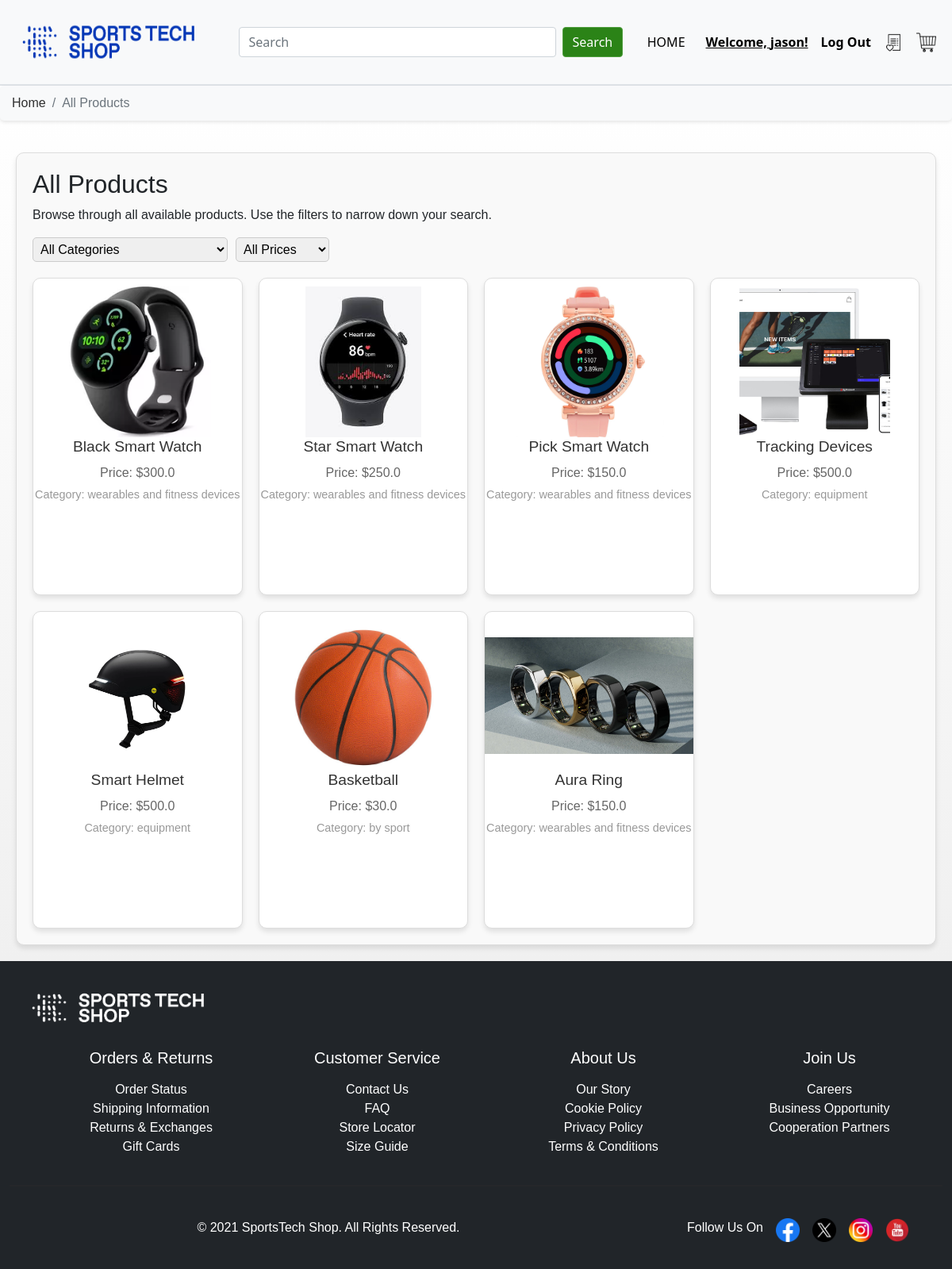
The app's page /products/ (signed in) with its own data.
### app/models.py (models this page shows, shortened)
class User(db.Model, UserMixin):
    __tablename__ = 'users'
    id = db.Column(db.Integer, primary_key=True)
    name = db.Column(db.String(100), index=True, unique=True, nullable=False)
    email = db.Column(db.String(100), index=True, nullable=False)
    mobile = db.Column(db.String(100), index=True, nullable=True)
    password_hash = db.Column(db.String(255), nullable=False)
    member_type = db.Column(db.String(100), default=False)
    address = db.Column(db.String(100), nullable=True)
    comments = db.relationship('Comment', backref='user')
    orders = db.relationship('Order', backref='user')

class Product(db.Model):
    __tablename__ = 'products'
    id = db.Column(db.Integer, primary_key=True)
    name = db.Column(db.String(80))
    description = db.Column(db.String(200))
    image = db.Column(db.String(400))
    price = db.Column(db.Float)
    stock = db.Column(db.Integer)
    category = db.Column(db.String(80))
    sub_category = db.Column(db.String(80))
    comments = db.relationship('Comment', backref='product')
    orders = db.relationship('Order', backref='product')

### app/products.py (the view)
@productsbp.route('/')
def index():
    products = Product.query.order_by(Product.id.desc()).limit(8).all()
    categories = {product.category for product in products if product.category}
    return render_template('allProducts.html', products=products, categories=categories)

### app/templates/allProducts.html (shortened to what this page needs)
{% extends 'base.html' %}
{% import 'bootstrap4/form.html' as wtf %}
{% block content %}
<div class="breadcrumb-container">
  <nav aria-label="breadcrumb">
    <ol class="breadcrumb">
      <li class="breadcrumb-item"><a href="{{ url_for('main.index') }}">Home</a></li>
      <li class="breadcrumb-item active" aria-current="page">All Products</li>
    </ol>
  </nav>
</div>
<section class="all-products-section" id="all-products">
  <div class="all-products-container">
    <h2>All Products</h2>
    <p>Browse through all available products. Use the filters to narrow down your search.</p>
    <div class="all-products-filters">
      <select id="category-filter" class="all-products-select" aria-label="Filter by category">
        <option value="" selected>All Categories</option>
      </select>
      <select id="price-filter" class="all-products-select" aria-label="Filter by price range">
        <option value="" selected>All Prices</option>
      </select>
    </div>
    <div class="all-products-grid">
      {% for product in products %}
      <a href="/products/{{ product.id }}" class="all-products-card-link">
        <div class="all-products-card">
          <img src="{{ product.image }}" alt="{{ product.name }}" class="all-products-img" />
          <h3 class="all-products-title">{{ product.name }}</h3>
          <p class="all-products-price">Price: ${{ product.price }}</p>
          <p class="all-products-category">Category: {{ product.category }}</p>
        </div>
      </a>
      {% endfor %}
    </div>
  </div>
</section>
{% endblock %}

### app/templates/base.html (shortened to what this page needs)
<!DOCTYPE html>
<html lang="en">
<head>
  <link href="https://cdn.jsdelivr.net/npm/bootstrap@5.0.0-beta3/dist/css/bootstrap.min.css" rel="stylesheet"
 />
  <link href="../static/styles/nav.css" rel="stylesheet" />
  <link href="../static/styles/general.css" rel="stylesheet" />
  <link href="../static/styles/round_btn.css" rel="stylesheet" />
  <link href="../static/styles/home.css" rel="stylesheet" />
  <link href="{{ url_for('static', filename='styles/wishlist.css') }}" rel="stylesheet">
  <link href="{{ url_for('static', filename='styles/cart.css') }}" rel="stylesheet">
</head>
<body>
  <header class="bg-light border-bottom">
    <nav class="navbar navbar-expand-lg bg-light border-bottom border-body padding-top" data-bs-theme="light"
      aria-label="Main navigation">
      <div class="container-fluid">
        <a class="navbar-brand" href="/" aria-label="Go to home page"><img src="../static/img/logo.png" width="250"
            height="80" class="d-inline-block align-top" alt="SportsTech Logo" /></a>
        <div class="collapse navbar-collapse" id="navbarSupportedContent">
          <form class="d-flex ms-auto" method="GET" action="{{ url_for('product.search') }}" role="search"
            aria-label="Search products">
            <input class="form-control me-2" name="q" type="search" placeholder="Search" aria-label="Search"
              style="width: 400px" />
            <button class="btn btn-primary" type="submit" aria-label="Submit search">Search</button>
          </form>
          <ul class="navbar-nav ms-auto">
            <li class="nav-item">
              <a class="nav-link no-underline nav-link:hover" href="/" aria-label="Home">HOME</a>
            </li>
            <li class="nav-item">
            </li>
            {% if current_user.is_authenticated %}
            <li class="nav-item">
              <a class="nav-link text-decoration-underline fw-bold">Welcome, {{ current_user.name }}!</a>
            </li>
            <li class="nav-item">
              <a class="nav-link fw-bold" href="{{ url_for('auth.logout') }}">Log Out</a>
            </li>
            {% endif %}
            <li class="nav-item">
              <a class="nav-link no-underline nav-link:hover" href="{{ url_for('wishlist.show_wishlist') }}"
                aria-label="Go to wishlist">
                <img src="../static/img/wishlist.png" width="25" height="25" class="d-inline-block align-top"
                  alt="Wishlist" />
              </a>
            </li>
            <li class="nav-item">
              <a class="nav-link no-underline nav-link:hover" href="/cart" aria-label="Go to shopping cart"><img
                  src="../static/img/cart.png" width="25" height="25" class="d-inline-block align-top" alt="Cart" /></a>
            </li>
          </ul>
        </div>
      </div>
    </nav>
  </header>
  <main class="flex-grow-1">
    {% block content %}
    {% endblock %}
  </main>
  <footer class="bg-dark text-white text-center py-4" aria-label="Footer">
    <div class="container-fluid">
      <div class="container-fluid">
        <img src="../static/img/logo2.png" alt="SportsTech Logo" class="footer-logo img-fluid" width="250"
          height="80" />
      </div>
      <div class="container mt-3">
        <div class="row">
          <div class="col-md-3 col-sm-6 ps-5">
            <h5 class="mb-3">Orders & Returns</h5>
            <ul class="no-underline">
              <li>
                <a href="#" class="mb-2" aria-label="View order status">Order Status</a>
              </li>
              <li>
                <a href="#" class="mb-2" aria-label="Shipping information">Shipping Information</a>
              </li>
              <li>
                <a href="#" class="mb-2" aria-label="Returns and exchanges information">Returns & Exchanges</a>
              </li>
              <li>
                <a href="#" class="mb-2" aria-label="Gift card details">Gift Cards</a>
              </li>
            </ul>
          </div>
          <div class="col-md-3 col-sm-6 ps-5">
            <h5 class="mb-3">Customer Service</h5>
            <ul class="no-underline">
              <li>
                <a href="#" class="mb-2" aria-label="Contact us for assistance">Contact Us</a>
              </li>
              <li>
                <a href="#" class="mb-2" aria-label="Frequently Asked Questions">FAQ</a>
              </li>
              <li>
                <a href="#" class="mb-2" aria-label="Find store locations">Store Locator</a>
              </li>
              <li>
                <a href="#" class="mb-2" aria-label="Size guide">Size Guide</a>
              </li>
            </ul>
          </div>
          <div class="col-md-3 col-sm-6 ps-5">
            <h5 class="mb-3">About Us</h5>
            <ul>
              <li>
                <a href="#" class="mb-2" aria-label="Learn more about our story">Our Story</a>
              </li>
              <li>
                <a href="#" class="mb-2" aria-label="Cookie policy information">Cookie Policy</a>
              </li>
              <li>
                <a href="#" class="mb-2" aria-label="Privacy policy details">Privacy Policy</a>
              </li>
              <li>
                <a href="#" class="mb-2" aria-label="Terms and conditions">Terms & Conditions</a>
              </li>
            </ul>
          </div>
          <div class="col-md-3 col-sm-6 ps-5">
            <h5 class="mb-3">Join Us</h5>
            <ul>
              <li>
                <a href="#" class="mb-2" aria-label="Explore career opportunities">Careers</a>
              </li>
              <li>
                <a href="#" class="mb-2" aria-label="Business opportunities with us">Business Opportunity</a>
              </li>
              <li>
                <a href="#" class="mb-2" aria-label="Become a corporate partner">Cooperation Partners</a>
              </li>
            </ul>
          </div>
        </div>
      </div>
      <hr />
      <div class="container">
        <div class="container">
          <div class="row">
            <div class="col-md-8 col-sm-12">
              <p>&copy; 2021 SportsTech Shop. All Rights Reserved.</p>
            </div>
            <div class="col-md-4 col-sm-12 d-flex justify-content-center justify-content-md-end">
              <p class="mb-0 me-3">Follow Us On</p>
              <a href="#" class="icon-link" aria-label="Follow on Facebook"><img src="../static/img/facebook.png"
                  width="30" height="30" class="d-inline-block align-top me-3" alt="Facebook" /></a>
              <a href="#" class="icon-link" aria-label="Follow on Twitter"><img src="../static/img/twitter.png"
                  width="30" height="30" class="d-inline-block align-top me-3" alt="Twitter" /></a>
              <a href="#" class="icon-link" aria-label="Follow on Instagram"><img src="../static/img/instagram.png"
                  width="30" height="30" class="d-inline-block align-top me-3" alt="Instagram" /></a>
              <a href="#" class="icon-link" aria-label="Follow on YouTube"><img src="../static/img/youtube.png"
                  width="30" height="30" class="d-inline-block align-top" alt="Youtube" /></a>
            </div>
          </div>
        </div>
      </div>
    </div>
  </footer>
</body>
</html>

### app/static/styles/nav.css (style rules this page uses)
.navbar { background-color: rgb(255, 255, 255); }
.nav-link { color: black !important; }
.no-underline { text-decoration: none; }
.navbar-collapse { transition: height 0.3s ease-in-out; }

### app/static/styles/general.css (style rules this page uses)
ul li a { color: white; text-decoration: none; }
ul { list-style-type: none; padding-left: 0; }
.btn-primary { background-color: #2b8317; border: 1px solid #4F9E3D; }
footer .footer-logo { display: block; margin-left: 0; }
footer { font-family: cordia new; }
.icon-link, .icon-link:hover { text-decoration: none; border-bottom: none; padding-bottom: 0; }
main { background: linear-gradient(to bottom, #ffffff, #f0f0f0); font-family: sans-serif; flex: 1; }
#checkout-main, .wishlist-container, .cart-page, .all-products-container { min-height: 100vh; }
hr { border: 1px solid #313030; margin-top: 20px; }
footer { font-family: sans-serif; padding: 10px 0; background-color: #f8f9fa }
body { display: flex; flex-direction: column; }
html, body { height: 100%; margin: 0; padding: 0; }
.breadcrumb-container { margin-bottom: 20px; padding: 10px 15px; background-color: #f8f9fa; border-radius: 5px; box-shadow: 0 2px 4px rgba(0, 0, 0, 0.1); }
.breadcrumb { margin: 0; padding: 0; background-color: transparent; }
.breadcrumb-item a { text-decoration: none; color: #303030; }
.breadcrumb-item.active { color: #6c757d; }
.container { margin-top: 20px; }

### app/static/styles/home.css (style rules this page uses)
.all-products-section { margin-top: 40px; }
.all-products-container { border: 1px solid #ddd; border-radius: 10px; padding: 20px; background-color: #f9f9f9; margin: 20px; box-shadow: 0 4px 6px rgba(0, 0, 0, 0.1); }
.all-products-filters { display: flex; gap: 10px; margin-bottom: 20px; }
.all-products-select { border: 1px solid #ccc; border-radius: 5px; padding: 5px; }
.all-products-grid { display: grid; grid-template-columns: repeat(auto-fill, minmax(250px, 1fr)); gap: 20px; justify-content: start; align-items: start; }
.all-products-card { min-width: 250px; width: 100%; max-width: 100%; height: 400px; border: 1px solid #ddd; border-radius: 10px; text-align: center; background-color: #fff; box-shadow: 0 4px 6px rgba(0, 0, 0, 0.1); transition: transform 0.3s ease, box-shadow 0.3s ease; }
.all-products-img { padding-top: 10px; width: 100%; height: 200px; object-fit: contain; border-radius: 5px; }
.all-products-title { font-size: 1.2rem; margin-bottom: 10px; color: #333; }
.all-products-price { font-size: 1rem; color: #666; margin-bottom: 5px; }
.all-products-category { font-size: 0.9rem; color: #999; }
.all-products-card-link { text-decoration: none; color: inherit; }

### records on screen
User: name "jason"
Product: image (picture), name "Black Smart Watch", price "300.0", category "wearables and fitness devices"
Product: image (picture), name "Star Smart Watch", price "250.0", category "wearables and fitness devices"
Product: image (picture), name "Pick Smart Watch", price "150.0", category "wearables and fitness devices"
Product: image (picture), name "Tracking Devices", price "500.0", category "equipment"
Product: image (picture), name "Smart Helmet", price "500.0", category "equipment"
Product: image (picture), name "Basketball", price "30.0", category "by sport"
Product: image (picture), name "Aura Ring", price "150.0", category "wearables and fitness devices"
